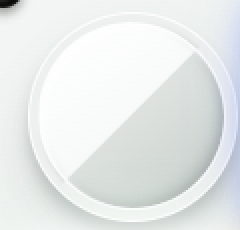
#> input picture firmware/assets/references/dial-reference.png, 120 x 115 px (shown 2 times larger)
$ python -i generate_dial_images.py   (imports and definitions only)
#> lines starting #> are read from the running program, lines starting #| are printed output that depends on the picture
#!/usr/bin/env python3
"""Convert the supplied Codex dial reference into an LVGL ARGB8888 asset."""

from __future__ import annotations

import argparse
import math
from pathlib import Path

from PIL import Image

OUTPUT_SIZE = 91
FRAME_COUNT = 24


def prepare_reference(path: Path) -> Image.Image:
#> called with path = '../assets/references/dial-reference.png'
    source = Image.open(path).convert("RGBA")
#> source is the input picture: PIL image 120x115 RGBA; mean R, G, B, A 230.2, 234.1, 233.5, 255
    width, height = source.size
#> width = 120; height = 115
    side = min(width, height) - 16
#> side = 99
    left = (width - side) // 2
#> left = 10
    top = (height - side) // 2 + 1
#> top = 9
    dial = source.crop((left, top, left + side, top + side))
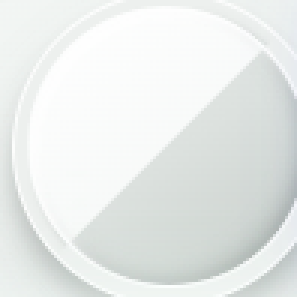
#> dial: PIL image 99x99 RGBA (shown 3 times larger); mean R, G, B, A 231.4, 235.1, 233.4, 255
    dial = dial.resize((OUTPUT_SIZE, OUTPUT_SIZE), Image.Resampling.LANCZOS)
#> dial: PIL image 91x91 RGBA

    # The reference is flattened over white. A radial mask retains the real
    # photographed rim, diagonal face and bevel while removing only the
    # surrounding screenshot background and stray edge pixels.
    pixels = dial.load()
    center = (OUTPUT_SIZE - 1) / 2.0
    inner = OUTPUT_SIZE * 0.47
    outer = OUTPUT_SIZE * 0.505
    for y in range(OUTPUT_SIZE):
        for x in range(OUTPUT_SIZE):
            distance = math.hypot(x - center, y - center)
            if distance <= inner:
                alpha = 255
            elif distance >= outer:
                alpha = 0
            else:
                alpha = round(255 * (outer - distance) / (outer - inner))
            red, green, blue, source_alpha = pixels[x, y]
            pixels[x, y] = red, green, blue, min(alpha, source_alpha)
    return dial


# [51 lines left out: functions generate, main, not called in this run]


# [2 lines not run here, left out]

>>> result = prepare_reference('../assets/references/dial-reference.png')
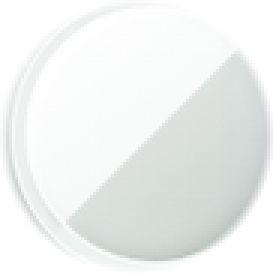
#> result: PIL image 91x91 RGBA (shown 3 times larger); mean R, G, B, A 231.4, 235.1, 233.4, 190.4; transparent parts drawn white
